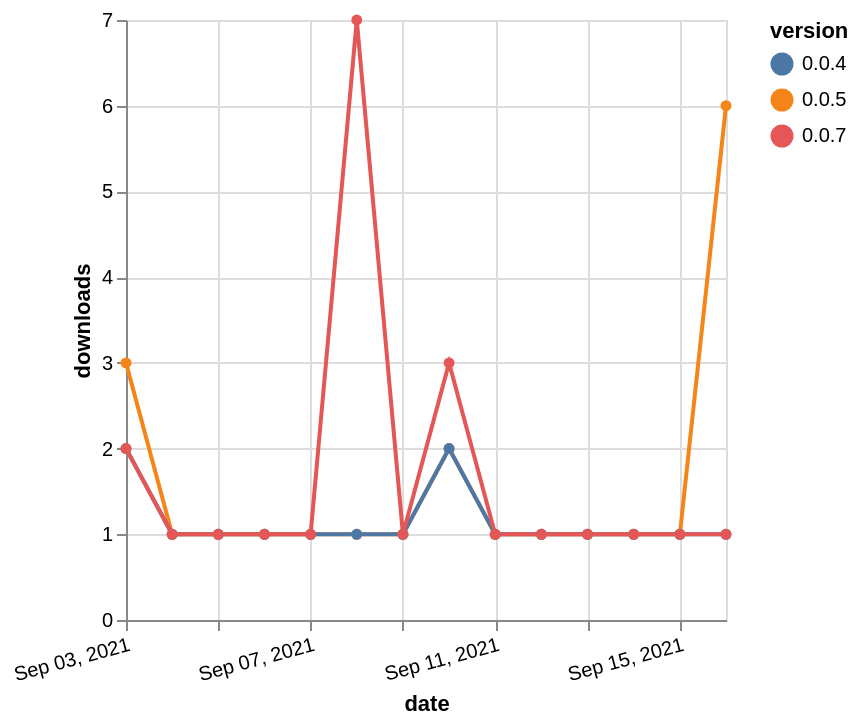

Source (Vega-Lite JSON):
### Vega-Lite specification from a JSON file in a GitHub repository (floating-point values rounded to 4 significant figures)
{"$schema": "https://vega.github.io/schema/vega-lite/v5.json", "description": "A simple bar chart with embedded data.", "data": {"values": [{"date": "2021-09-03", "total": 128, "delta": 3, "version": "0.0.5"}, {"date": "2021-09-04", "total": 129, "delta": 1, "version": "0.0.5"}, {"date": "2021-09-05", "total": 130, "delta": 1, "version": "0.0.5"}, {"date": "2021-09-06", "total": 131, "delta": 1, "version": "0.0.5"}, {"date": "2021-09-07", "total": 132, "delta": 1, "version": "0.0.5"}, {"date": "2021-09-08", "total": 133, "delta": 1, "version": "0.0.5"}, {"date": "2021-09-09", "total": 134, "delta": 1, "version": "0.0.5"}, {"date": "2021-09-10", "total": 136, "delta": 2, "version": "0.0.5"}, {"date": "2021-09-11", "total": 137, "delta": 1, "version": "0.0.5"}, {"date": "2021-09-12", "total": 138, "delta": 1, "version": "0.0.5"}, {"date": "2021-09-13", "total": 139, "delta": 1, "version": "0.0.5"}, {"date": "2021-09-14", "total": 140, "delta": 1, "version": "0.0.5"}, {"date": "2021-09-15", "total": 141, "delta": 1, "version": "0.0.5"}, {"date": "2021-09-16", "total": 147, "delta": 6, "version": "0.0.5"}, {"date": "2021-09-03", "total": 154, "delta": 2, "version": "0.0.4"}, {"date": "2021-09-04", "total": 155, "delta": 1, "version": "0.0.4"}, {"date": "2021-09-05", "total": 156, "delta": 1, "version": "0.0.4"}, {"date": "2021-09-06", "total": 157, "delta": 1, "version": "0.0.4"}, {"date": "2021-09-07", "total": 158, "delta": 1, "version": "0.0.4"}, {"date": "2021-09-08", "total": 159, "delta": 1, "version": "0.0.4"}, {"date": "2021-09-09", "total": 160, "delta": 1, "version": "0.0.4"}, {"date": "2021-09-10", "total": 162, "delta": 2, "version": "0.0.4"}, {"date": "2021-09-11", "total": 163, "delta": 1, "version": "0.0.4"}, {"date": "2021-09-12", "total": 164, "delta": 1, "version": "0.0.4"}, {"date": "2021-09-13", "total": 165, "delta": 1, "version": "0.0.4"}, {"date": "2021-09-14", "total": 166, "delta": 1, "version": "0.0.4"}, {"date": "2021-09-15", "total": 167, "delta": 1, "version": "0.0.4"}, {"date": "2021-09-16", "total": 168, "delta": 1, "version": "0.0.4"}, {"date": "2021-09-03", "total": 26, "delta": 2, "version": "0.0.7"}, {"date": "2021-09-04", "total": 27, "delta": 1, "version": "0.0.7"}, {"date": "2021-09-05", "total": 28, "delta": 1, "version": "0.0.7"}, {"date": "2021-09-06", "total": 29, "delta": 1, "version": "0.0.7"}, {"date": "2021-09-07", "total": 30, "delta": 1, "version": "0.0.7"}, {"date": "2021-09-08", "total": 37, "delta": 7, "version": "0.0.7"}, {"date": "2021-09-09", "total": 38, "delta": 1, "version": "0.0.7"}, {"date": "2021-09-10", "total": 41, "delta": 3, "version": "0.0.7"}, {"date": "2021-09-11", "total": 42, "delta": 1, "version": "0.0.7"}, {"date": "2021-09-12", "total": 43, "delta": 1, "version": "0.0.7"}, {"date": "2021-09-13", "total": 44, "delta": 1, "version": "0.0.7"}, {"date": "2021-09-14", "total": 45, "delta": 1, "version": "0.0.7"}, {"date": "2021-09-15", "total": 46, "delta": 1, "version": "0.0.7"}, {"date": "2021-09-16", "total": 47, "delta": 1, "version": "0.0.7"}]}, "width": "container", "mark": {"type": "line", "point": {"filled": true}}, "encoding": {"x": {"field": "date", "type": "temporal", "timeUnit": "yearmonthdate", "title": "date", "axis": {"labelAngle": -15}}, "y": {"field": "delta", "type": "quantitative", "title": "downloads"}, "color": {"field": "version", "type": "nominal"}, "tooltip": {"field": "delta"}}}
